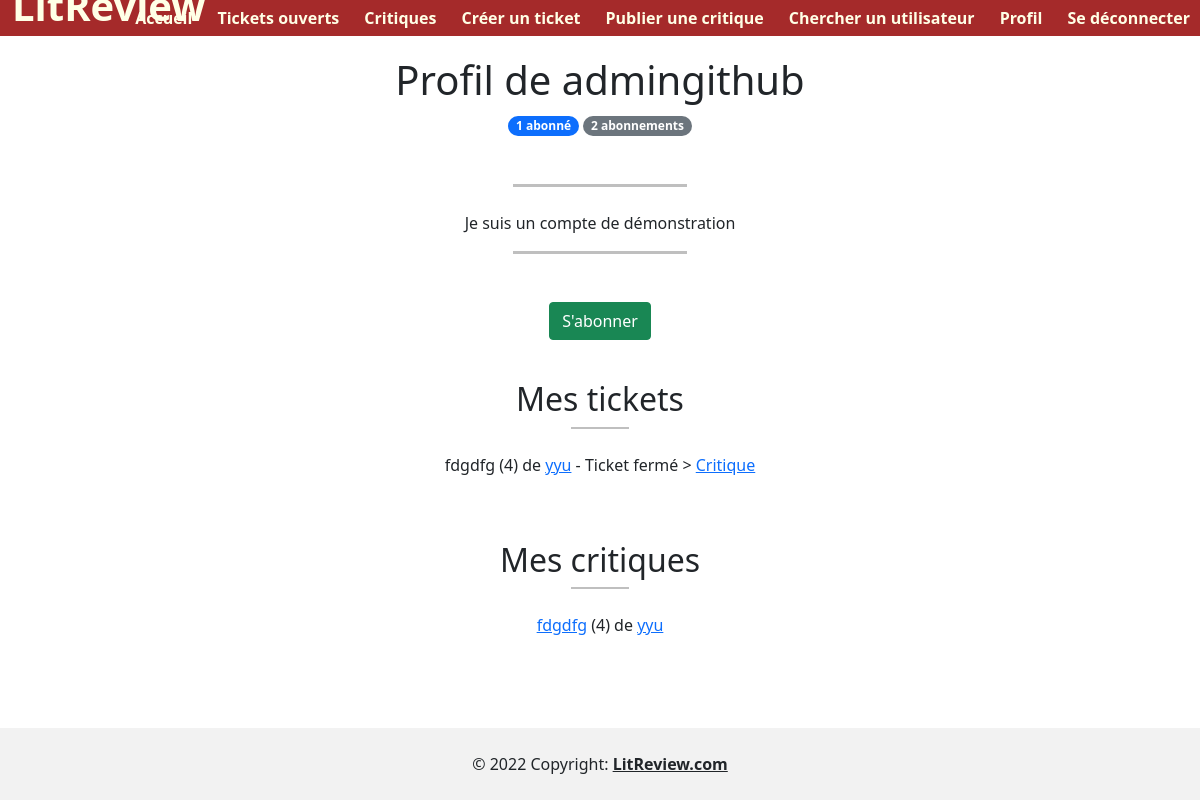
The page /user/8 (signed in) on the database its author committed.
### authentication/models.py (models this page shows)
class User(AbstractUser):
    tickets_list = models.ManyToManyField(Ticket, related_name="tickets_list")
    reviews_list = models.ManyToManyField(Review, related_name="reviews_list")
    description = models.TextField(verbose_name="Description", max_length=1000, blank=True, null=True)
    class Meta:
        ordering = ['-username']

### blog/models.py (models this page shows, shortened)
class Ticket(models.Model):
    content_reference = models.CharField(verbose_name='Titre de la référence', max_length=80)
    content_author = models.CharField(verbose_name='Nom de l\'auteur', max_length=80)
    content_picture = models.ImageField(verbose_name='Image', upload_to='ticket', blank=True, null=True)
    publication_year = models.IntegerField(verbose_name='Date de publication',
                                           validators=[MinValueValidator(-400),
                                                       MaxValueValidator(datetime.date.today().year)],
                                           blank=True, null=True)
    user = models.ForeignKey(settings.AUTH_USER_MODEL, on_delete=models.CASCADE, blank=True, null=True)
    user_comment = models.TextField(verbose_name='Commentaire', max_length=300)
    status = models.BooleanField(default=True)
    time_created = models.DateTimeField(auto_now_add=True, blank=True, null=True)
    def __str__(self):
        return self.content_reference
    class Meta:
        ordering = ['-time_created']

class Review(models.Model):
    RATING_CHOICE = [(1, "1"), (2, "2"), (3, "3"), (4, "4"), (5, "5")]
    ticket = models.ForeignKey(to=Ticket, on_delete=models.CASCADE, blank=True, null=True)
    rating = models.PositiveSmallIntegerField(verbose_name='Notes', choices=RATING_CHOICE)
    headline = models.CharField(verbose_name="Titre", max_length=32)
    body = models.TextField(verbose_name="Critique", max_length=8192, blank=True)
    user = models.ForeignKey(to=settings.AUTH_USER_MODEL, on_delete=models.CASCADE)
    time_created = models.DateTimeField(auto_now_add=True)
    content_reference = models.CharField(verbose_name='Titre de la référence', max_length=80, blank=True, null=True)
    content_author = models.CharField(verbose_name='Nom de l\'auteur', max_length=80, blank=True, null=True)
    content_picture = models.ImageField(verbose_name='Image', upload_to='ticket', blank=True, null=True)
    publication_year = models.IntegerField(verbose_name='Date de publication',
                                           validators=[MinValueValidator(-400),
                                                       MaxValueValidator(datetime.date.today().year)],
                                           blank=True, null=True)
    class Meta:
        ordering = ['-time_created']

### blog/views.py (the view)
# urls.py: path('user/<int:user_id>', views.user_page, name='user-page'),
@login_required
def user_page(request, user_id):
    guest = get_object_or_404(User, id=user_id)
    tickets = Ticket.objects.filter(user=user_id)
    reviews = Review.objects.filter(user=user_id)
    try:
        relation = UserFollows.objects.get(user_id=request.user, followed_user_id=guest)
        action = 'unfollow'
    except ObjectDoesNotExist:
        if guest.id != request.user.id:
            action = 'follow'
        else:
            action = 'self'
    followings_number = len(UserFollows.objects.filter(user_id=guest))
    followers_number = len(UserFollows.objects.filter(followed_user_id=guest))
    return render(request, 'user/user_page.html', context={
        'guest_id': guest,
        'tickets': tickets,
        'reviews': reviews,
        'foreign_reviews': Review.objects.all(),
        'page_ref': 'ticket-page',
        'action': action,
        'followings': followings_number,
        'followers': followers_number,
    })

### blog/templatetags/blog_extras.py (called while the page is built)
@register.simple_tag(takes_context=True)
def add_paranthesis(context, content):
    if content:
        return f'({content})'
    else:
        return ''

### blog/templates/user/user_page.html (shortened to what this page needs)
{% extends 'base.html' %}
{% load blog_extras %}
{% block content %}
<h1> Profil de {{ guest_id }} </h1>
<span class="badge rounded-pill bg-primary">{{ followers }} abonné{{ followers|pluralize:" ,s" }}</span>
<span class="badge rounded-pill bg-secondary">{{ followings }} abonnement{{ followings|pluralize:" ,s"}}</span>
<br><br>
{% if guest_id.description %}
    <br>
    <hr><br>
    <p>{{ guest_id.description }}</p>
{% endif %}
<hr><br><br>
{% if action == 'follow' %}
    <form action='{{guest_id.id}}/{{action}}' method='GET'>
    <button type='submit' class="btn btn-success"> S'abonner </button>
    </form>
{% elif action == 'unfollow' %}
    <form action='{{guest_id.id}}/{{action}}' method='GET'>
        <button type='submit' class="btn btn-danger"> Se désabonner </button>
    </form>
{% endif %}
<br>
<h2>Mes tickets</h2>
<hr class="small"><br>
<div class="content-items">
{% if tickets %}
    {% for ticket in tickets %}
            {% if ticket.status %}
            <p><a href="{% url page_ref ticket.id %}">{{ ticket }}</a>
                {% add_paranthesis ticket.publication_year %}
                de <a href="{% url 'author-page' ticket.content_author %}">{{ ticket.content_author }}</a></p>
            {% else %}
                <p>
                {{ ticket }}
                {% add_paranthesis ticket.publication_year %}
                    de <a href="{% url 'author-page' ticket.content_author %}">{{ ticket.content_author }}</a>
                - Ticket fermé >
                {% for review in foreign_reviews %}
                    {% if review.ticket.id == ticket.id %}
                        <a href="{% url 'show-review' review.id %}"> Critique </a>
                    {% endif %}
                {% endfor %}
                </p>
            {% endif %}
    {% endfor %}
{% else %}
    <i> Je n'ai pas encore ouvert de ticket </i>
{% endif %}
<br><br>
</div>
<h2>Mes critiques</h2>
<hr class="small"><br>
<div class="content-items">
{% if reviews %}
    {% for review in reviews %}
        <p><a href="{% url 'show-review' review.id %}">{{ review.content_reference }}</a>
            {% add_paranthesis review.publication_year %}
            de <a href="{% url 'author-page' review.content_author %}">{{ review.content_author }}</a>
        </p>
    {% endfor %}
{% else %}
    <i> Je n'ai pas encore publié de critique </i>
{% endif %}
</div>
{% endblock %}

### static/apps.css (style rules this page uses)
html { font-family: Arial; -ms-overflow-style: none; scrollbar-width: none; }
a, a:visited { text-decoration: none; }
.small { height: 2px !important; width: 5%; margin: auto !important; }
hr { height: 3px !important; color: black !important; width: 15%; margin: auto !important; }
body { position: relative; }

### rows shown on the page
User: username "admingithub", description "Je suis un compte de démonstration"
Ticket: content_reference "fdgdfg", publication_year "(4)", content_author "yyu"
Review: shows "Critique", content_reference "fdgdfg", publication_year "(4)", content_author "yyu"

### other values the page prints
{{ followers }} "1"
{{ followings }} "2"
